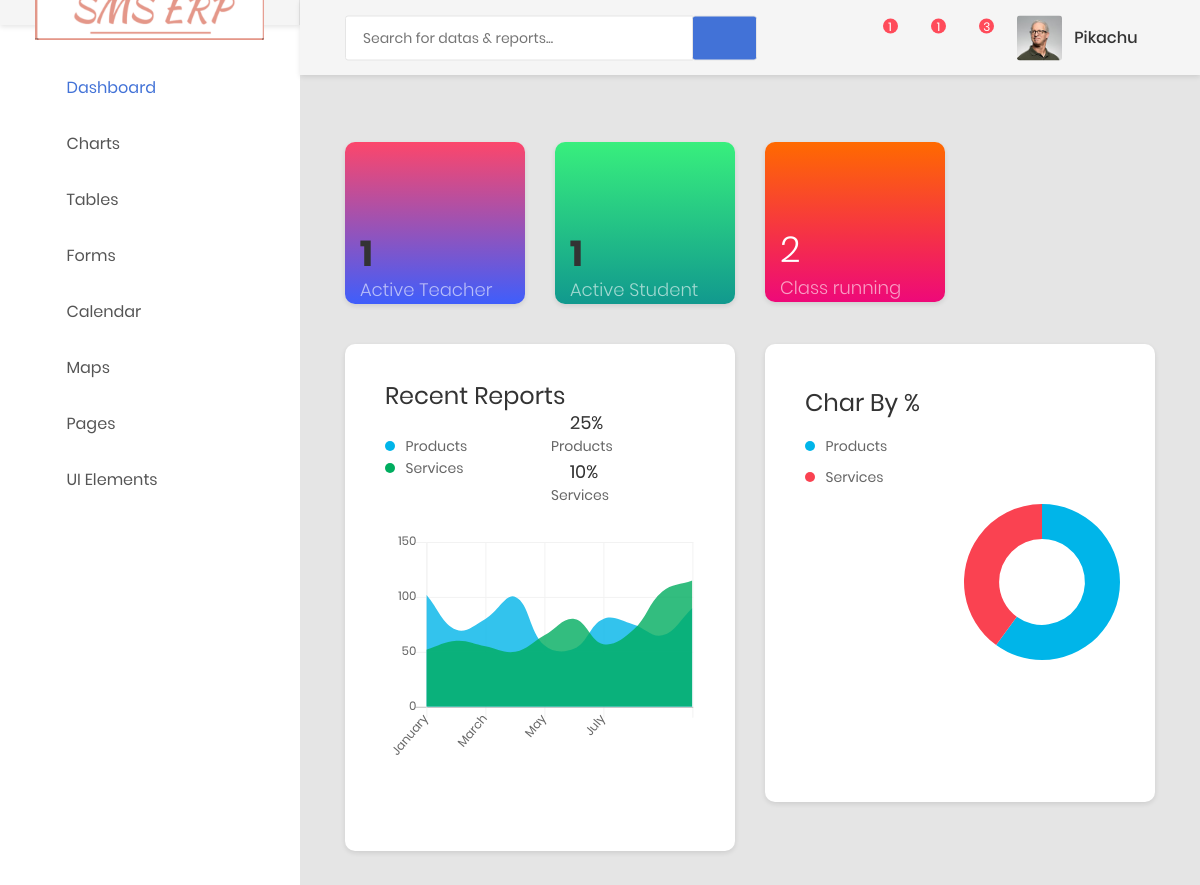
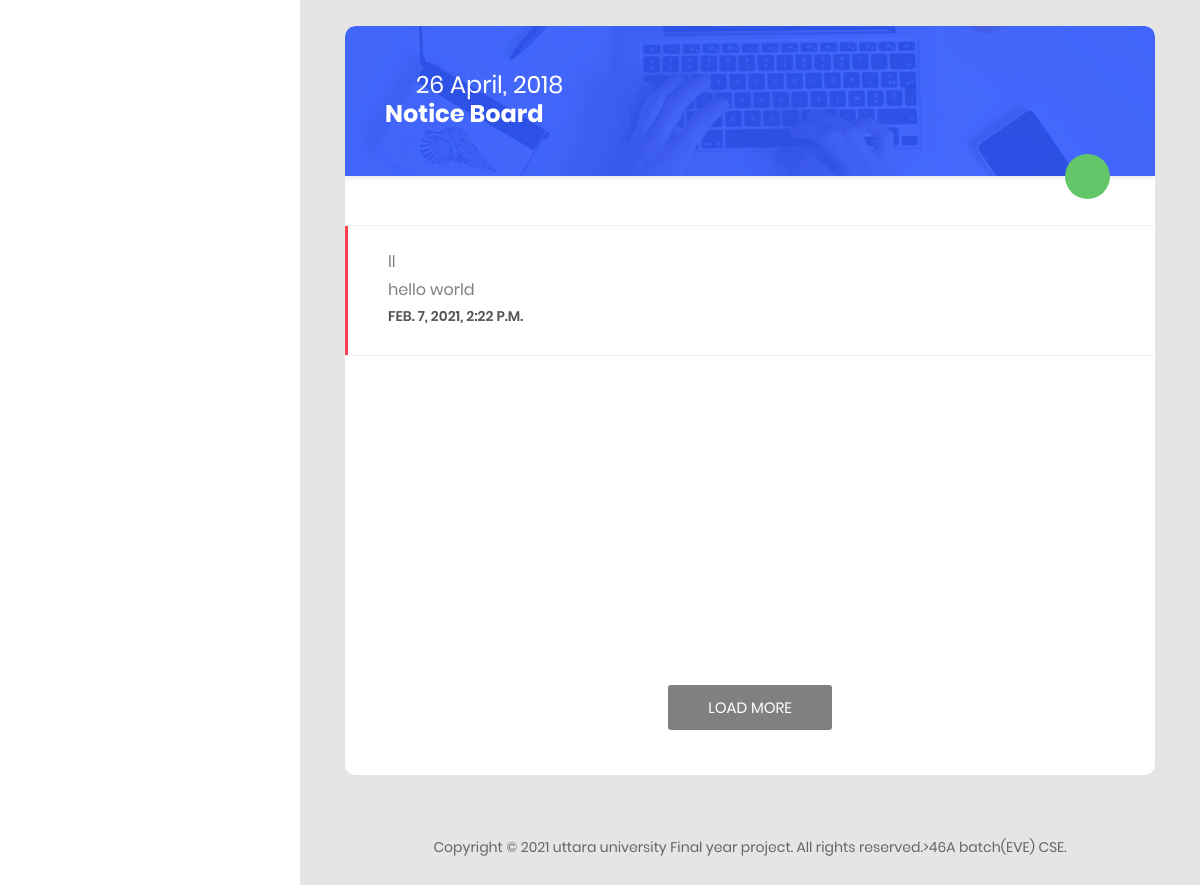
Page /stdm/ (signed in) on the earlier database version (2 pictures, top to bottom).
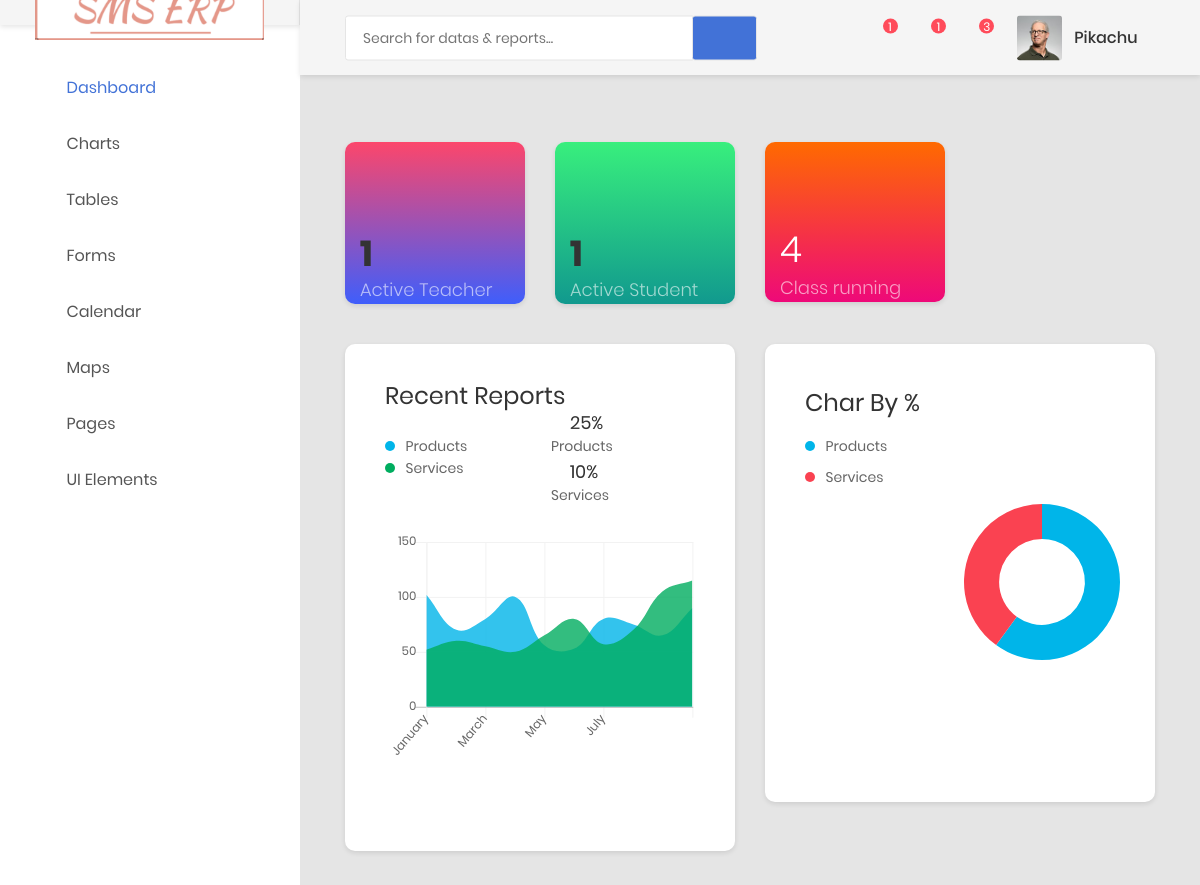
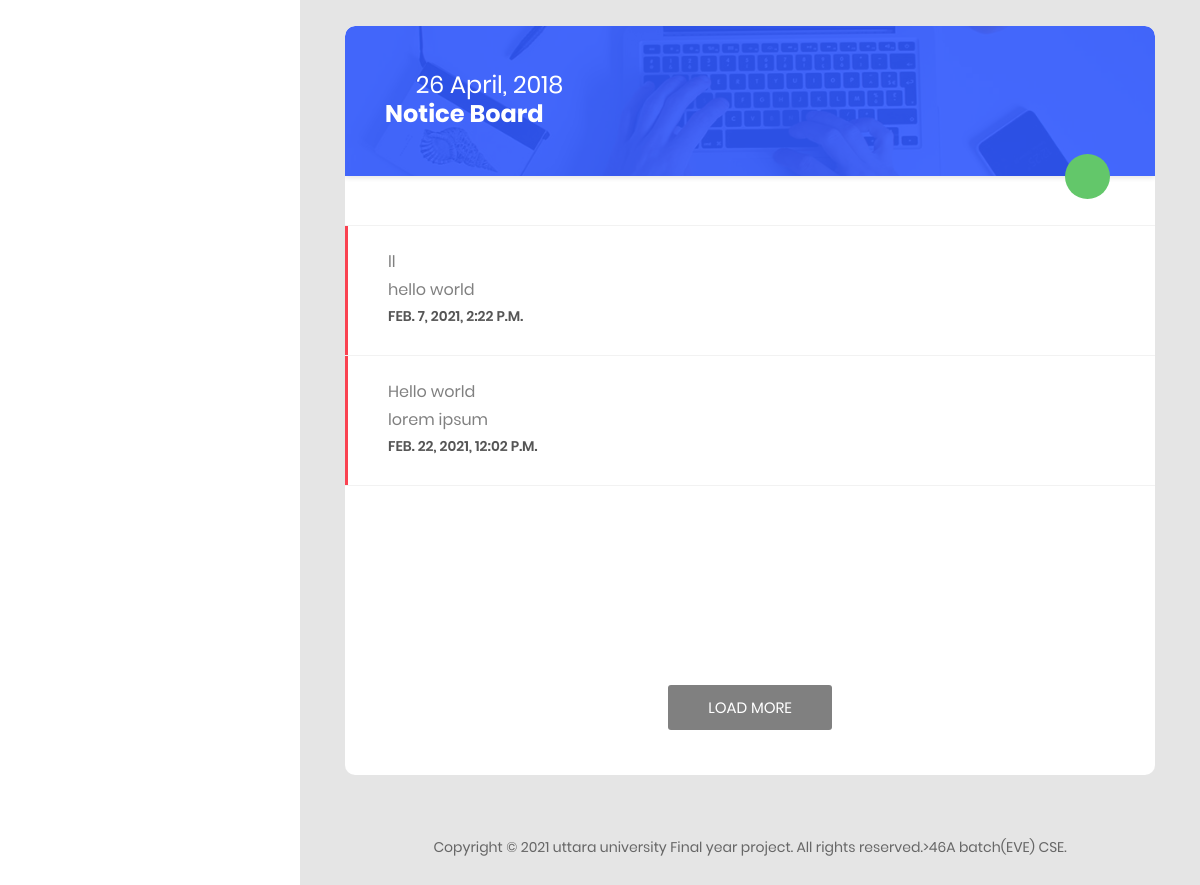
Same page on the later database version (2 pictures, top to bottom).
### adminSite/models.py (models this page shows)
class school_notice(models.Model):
    notice_subject=models.CharField(max_length=200)
    motice_details=models.TextField()
    publish_date=models.DateTimeField(auto_now_add=True)
    update_date=models.DateTimeField(auto_now=True)
    def __str__(self):
        return self.notice_subject

### adminSite/views.py (the view)
# urls.py: path('',dashboard,name='dashboard'),
@login_required
def dashboard(request):
    pubs = students.objects.annotate(num_student=Count('id'))
    student=pubs[0].num_student
    print(student)
    teacher_count = students.objects.annotate(num_teacher=Count('id'))
    teacher=teacher_count[0].num_teacher
    print(teacher)
    class_list=StudentClass.objects.all()
    notice=school_notice.objects.all().order_by('update_date')
    dict={'notice':notice,'student':student,'class_list':class_list,'teacher':teacher}
    print(dict)
    return render(request,'dashboard.html',context=dict)

### adminSite/models.py (called while the page is built)
    def __str__(self):
        return self.class_name

### template/dashboard.html (shortened to what the changed rows need)
{% extends 'index.html' %}
{%load static %}
{% load crispy_forms_tags %}
{% block dashboard %}
<div class="row m-t-25">
    <div class="col-sm-6 col-lg-3">
        <div class="overview-item overview-item--c1">
            <div class="overview__inner">
                <div class="overview-box clearfix">
                    <br>
                    <div class="text">
                        <h1>{{teacher}}</h1>
                    </div>
                </div>
            </div>
        </div>
    </div>
    <div class="col-sm-6 col-lg-3">
        <div class="overview-item overview-item--c2">
            <div class="overview__inner">
                <div class="overview-box clearfix">
                    <div class="text">
                        <h1>{{student}}</h1>
                    </div>
                </div>
            </div>
        </div>
    </div>
    <div class="col-sm-6 col-lg-3">
        <div class="overview-item overview-item--c3">
            <div class="overview__inner">
                <div class="overview-box clearfix">
                    <br>
                    <div class="text">
                        <h2>{{class_list.all.count}}</h2>
                        <span>Class running</span>
                    </div>
                </div>
            </div>
        </div>
    </div>
</div>
<div class="row">
    <div class="col-lg-12">
        <div class="au-card au-card--no-shadow au-card--no-pad m-b-40">
            <div class="au-task js-list-load">
                <div class="au-task-list js-scrollbar3">
                    {%for notice in notice%}
                    <div class="au-task__item au-task__item--danger">
                        <div class="au-task__item-inner">
                            <h5 class="task">
                                <a href="#">{{notice.notice_subject}}</a>
                            </h5>
                            <p>{{notice.motice_details}}</p>
                            <span class="time">{{notice.publish_date}}</span>
                        </div>
                    </div>
                    {%endfor%}
                </div>
            </div>
        </div>
    </div>
</div>
{%endblock dashboard%}

Differences in the rows shown:
added school_notice: notice_subject "Hello world", motice_details "lorem ipsum", publish_date "FEB. 22, 2021, 12:02 P.M."
Other differences:
{{ class_list.all.count }}: "2" → "4"
